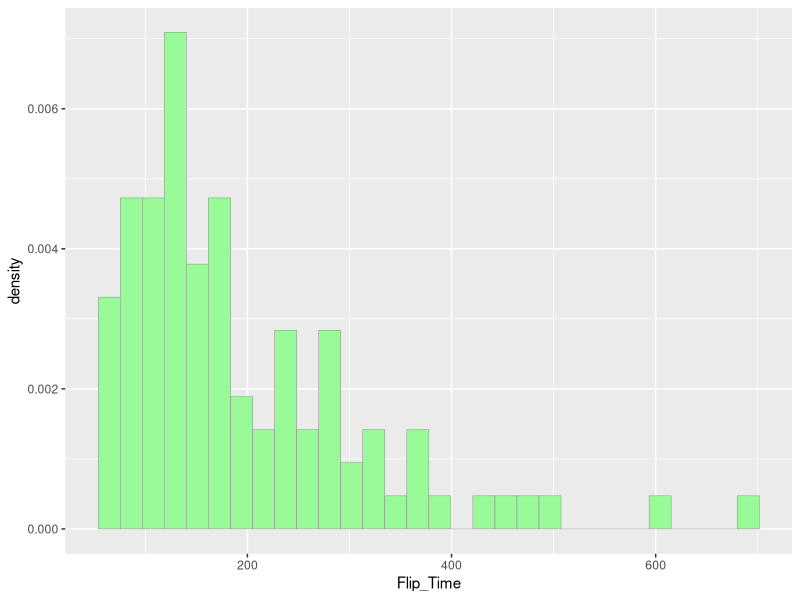
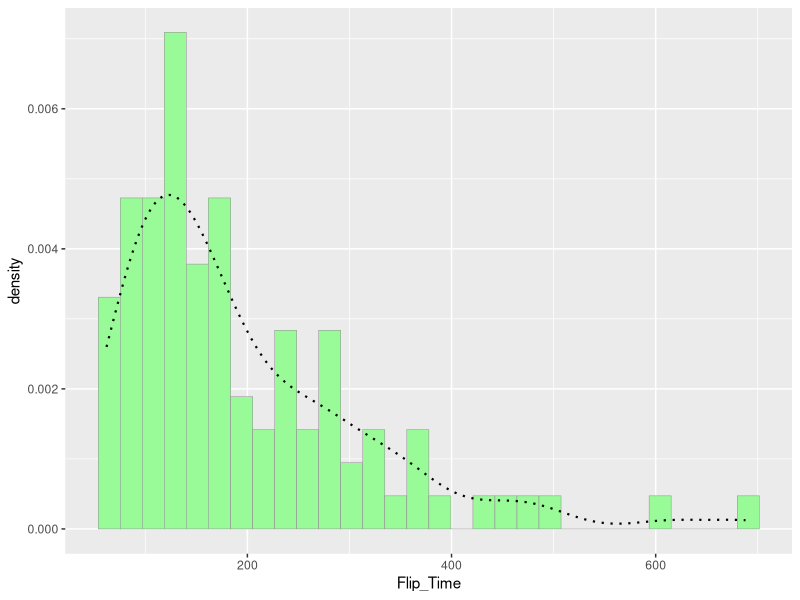
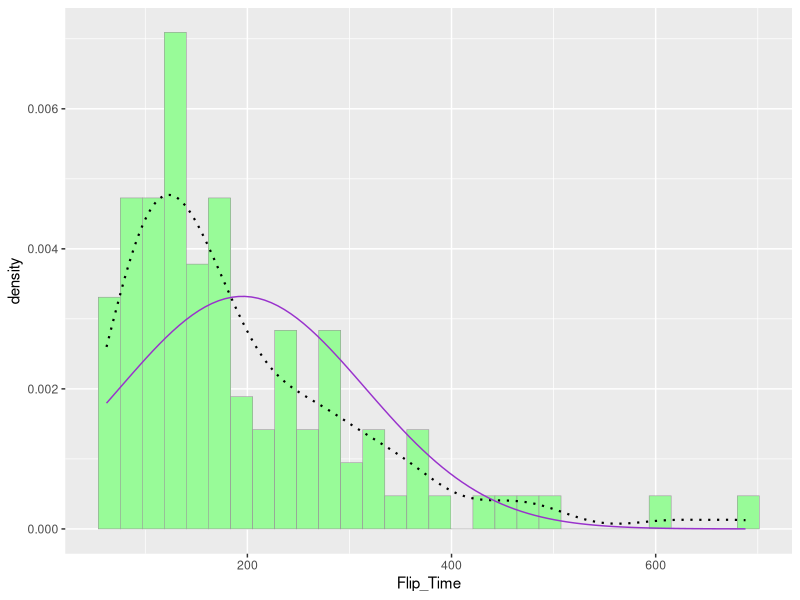
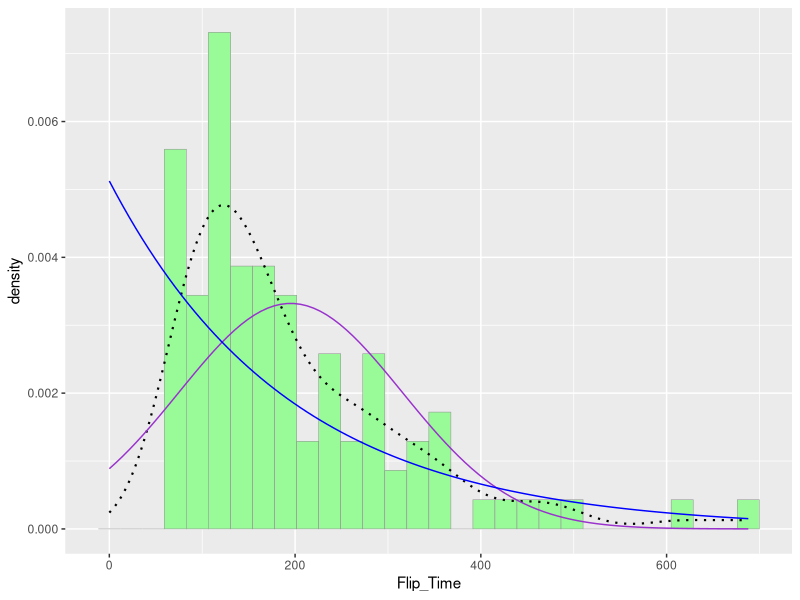
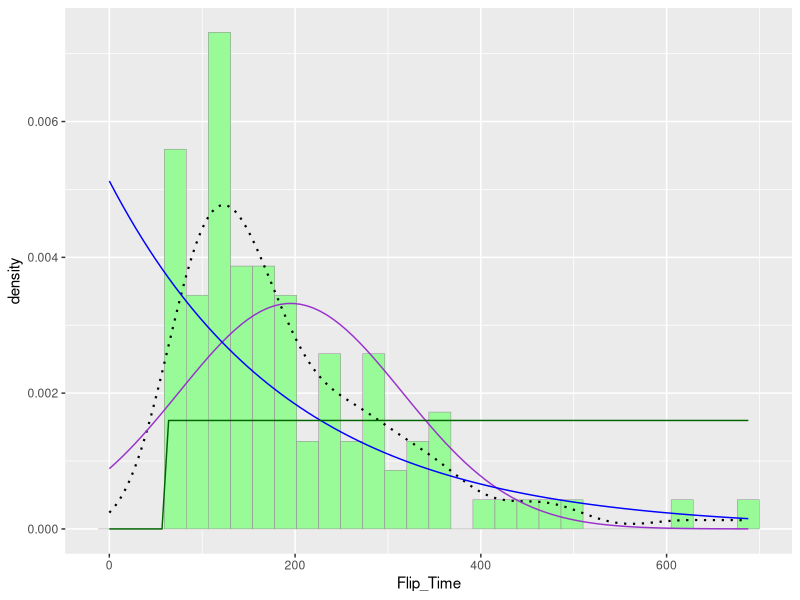
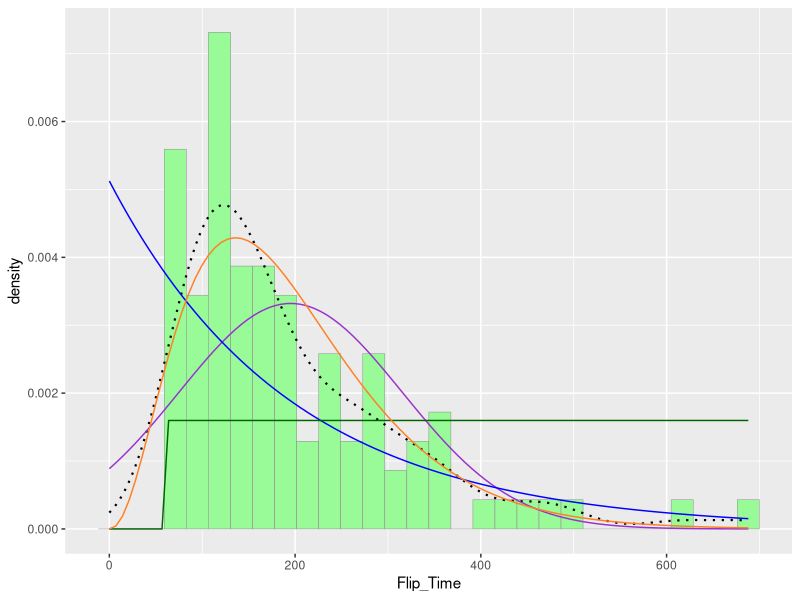
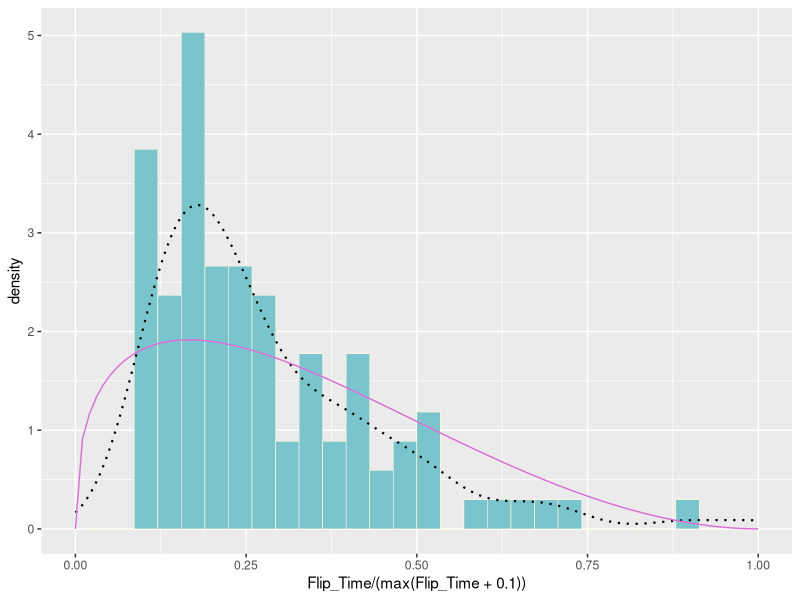
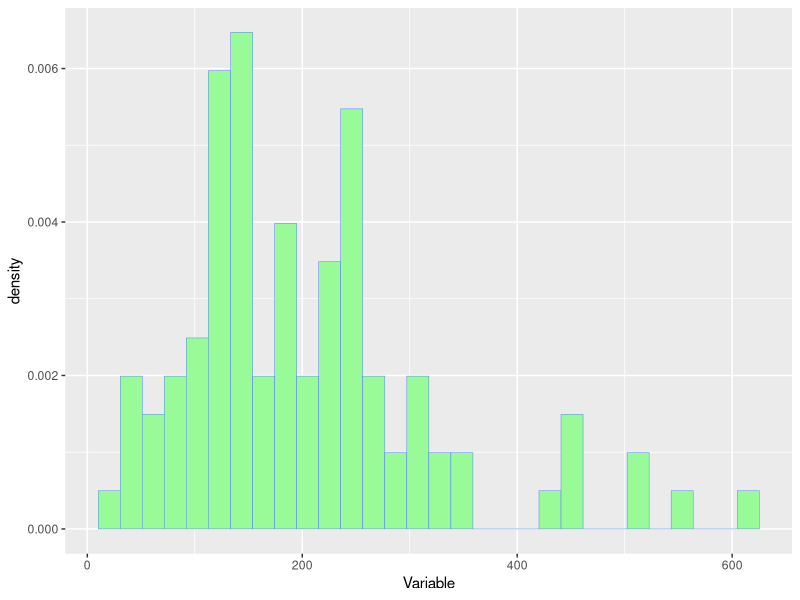

The R script that drew these images, in order:
## ---- chunk 1
library(ggplot2) # for graphics
library(MASS) # for maximum likelihood estimation
## ---- chunk 2
z <- read.table("UrchinSalinityAssay.csv",header=TRUE,sep=",", stringsAsFactors=FALSE)
str(z)
summary(z)
## ---- chunk 3
library(tidyr)
long_urchins <- gather(z, Day, Flip_Time, Day1:Day14)
print(long_urchins)
## ---- chunk 4
#z <- rnorm(n=3000,mean=0.2)
#z <- data.frame(1:3000,z)
#names(z) <- list("ID","myVar")
#z <- z[z$myVar>0,]
#str(z)
#summary(z$myVar)
## ---- chunk 5
p1 <- ggplot(data=long_urchins, aes(x=Flip_Time, y=..density..)) +
  geom_histogram(color="grey60",fill="palegreen",size=0.2) 
print(p1)
## ---- chunk 6
p1 <-  p1 +  geom_density(linetype="dotted",size=0.75)
print(p1)
## ---- chunk 7
normPars <- fitdistr(long_urchins$Flip_Time,"normal")
print(normPars)
str(normPars)
normPars$estimate["mean"] # note structure of getting a named attribute
## ---- chunk 8
meanML <- normPars$estimate["mean"]
sdML <- normPars$estimate["sd"]

xval <- seq(0,max(long_urchins$Flip_Time),len=length(long_urchins$Flip_Time))

stat <- stat_function(aes(x = Flip_Time, y = ..y..), fun = dnorm, colour="darkorchid", n = length(long_urchins$Flip_Time), args = list(mean = meanML, sd = sdML))
 p1 + stat
## ---- chunk 9
expoPars <- fitdistr(long_urchins$Flip_Time,"exponential")
rateML <- expoPars$estimate["rate"]

stat2 <- stat_function(aes(x = xval, y = ..y..), fun = dexp, colour="blue", n = length(long_urchins$Flip_Time), args = list(rate=rateML))
 p1 + stat + stat2
## ---- chunk 10
stat3 <- stat_function(aes(x = xval, y = ..y..), fun = dunif, colour="darkgreen", n = length(long_urchins$Flip_Time), args = list(min=min(long_urchins$Flip_Time), max=max(long_urchins$Flip_Time)))
p1 + stat + stat2 + stat3 
## ---- chunk 11
gammaPars <- fitdistr(long_urchins$Flip_Time,"gamma")
shapeML <- gammaPars$estimate["shape"] #these are my max liliehood params 
rateML <- gammaPars$estimate["rate"]

stat4 <- stat_function(aes(x = xval, y = ..y..), fun = dgamma, colour="chocolate1", n = length(long_urchins$Flip_Time), args = list(shape=shapeML, rate=rateML))
 p1 + stat + stat2 + stat3 + stat4
## ---- chunk 12
pSpecial <- ggplot(data=long_urchins, aes(x= Flip_Time/(max(Flip_Time + 0.1)), y=..density..)) +
  geom_histogram(color="cornsilk",fill="cadetblue3",size=0.2) + 
  xlim(c(0,1)) +
  geom_density(size=0.75,linetype="dotted")

betaPars <- fitdistr(x=long_urchins$Flip_Time/max(long_urchins$Flip_Time + 0.1),start=list(shape1=1,shape2=2),"beta")
shape1ML <- betaPars$estimate["shape1"]
shape2ML <- betaPars$estimate["shape2"]

statSpecial <- stat_function(aes(x = xval, y = ..y..), fun = dbeta, colour="orchid", n = length(long_urchins$Flip_Time), args = list(shape1=shape1ML,shape2=shape2ML))
pSpecial + statSpecial
## ---- chunk 13
gamma <- rgamma(n=98,shapeML,rateML)
gamma <- data.frame(1:98,gamma)
names(gamma) <-list("GeneratedGamma","Variable")
str(gamma)
summary(gamma$myVar)

## ---- chunk 14
generatedp1 <- ggplot(data=gamma, aes(x=Variable, y=..density..)) +
  geom_histogram(color="cornflowerblue",fill="palegreen",size=0.2) 
print(generatedp1)
## ---- chunk 15
generatedp1 <-  generatedp1 +  geom_density(linetype="dotted",size=0.75)
print(generatedp1)
## ---- chunk 16
p1 <- ggplot(data=long_urchins, aes(x=Flip_Time, y=..density..)) +
  geom_histogram(color="grey60",fill="palegreen",size=0.2) 


p1 <-  p1 +  geom_density(linetype="dotted",size=0.75)
print(p1)
